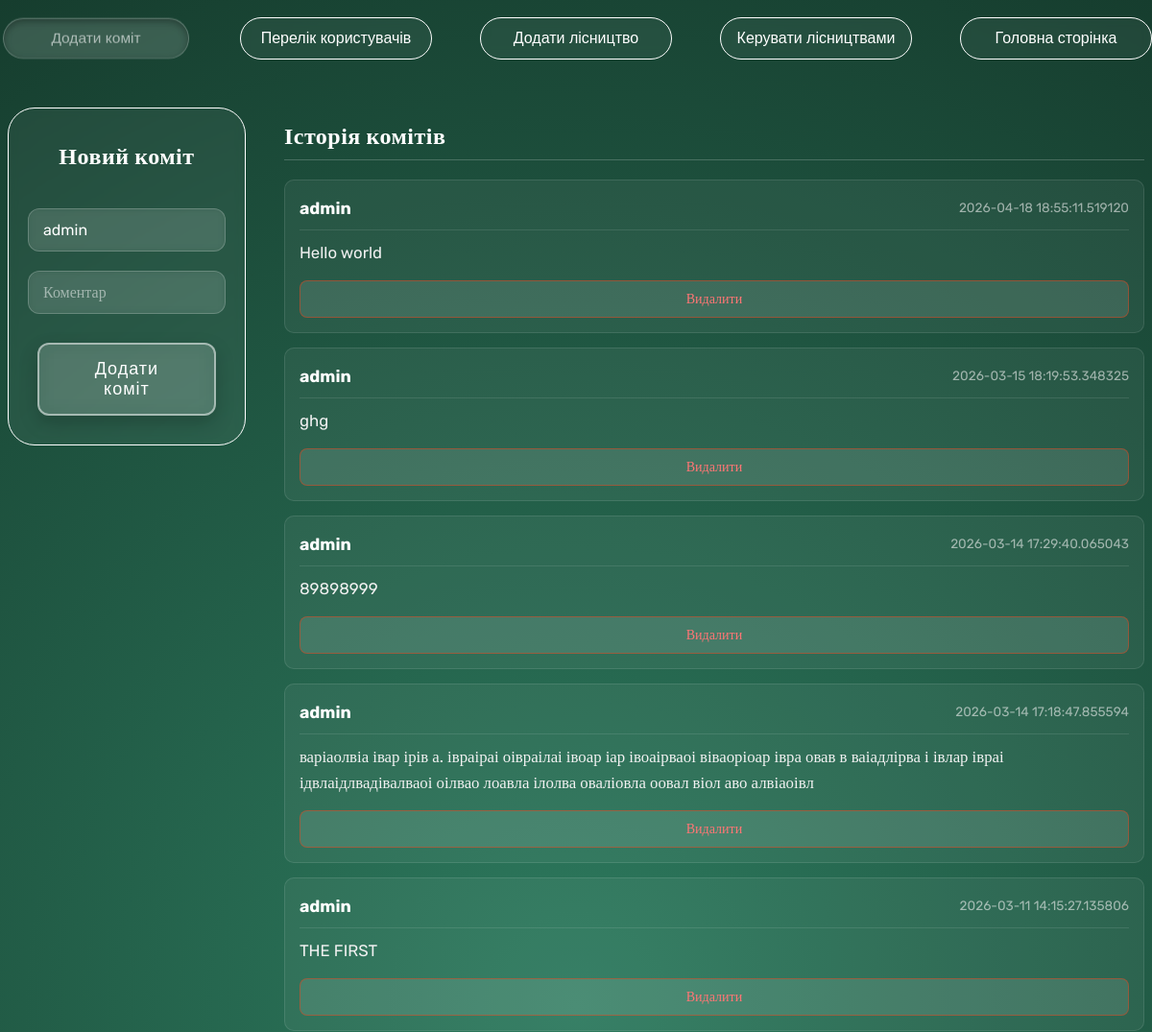
Page /comits (signed in, upper part) on the earlier database version.
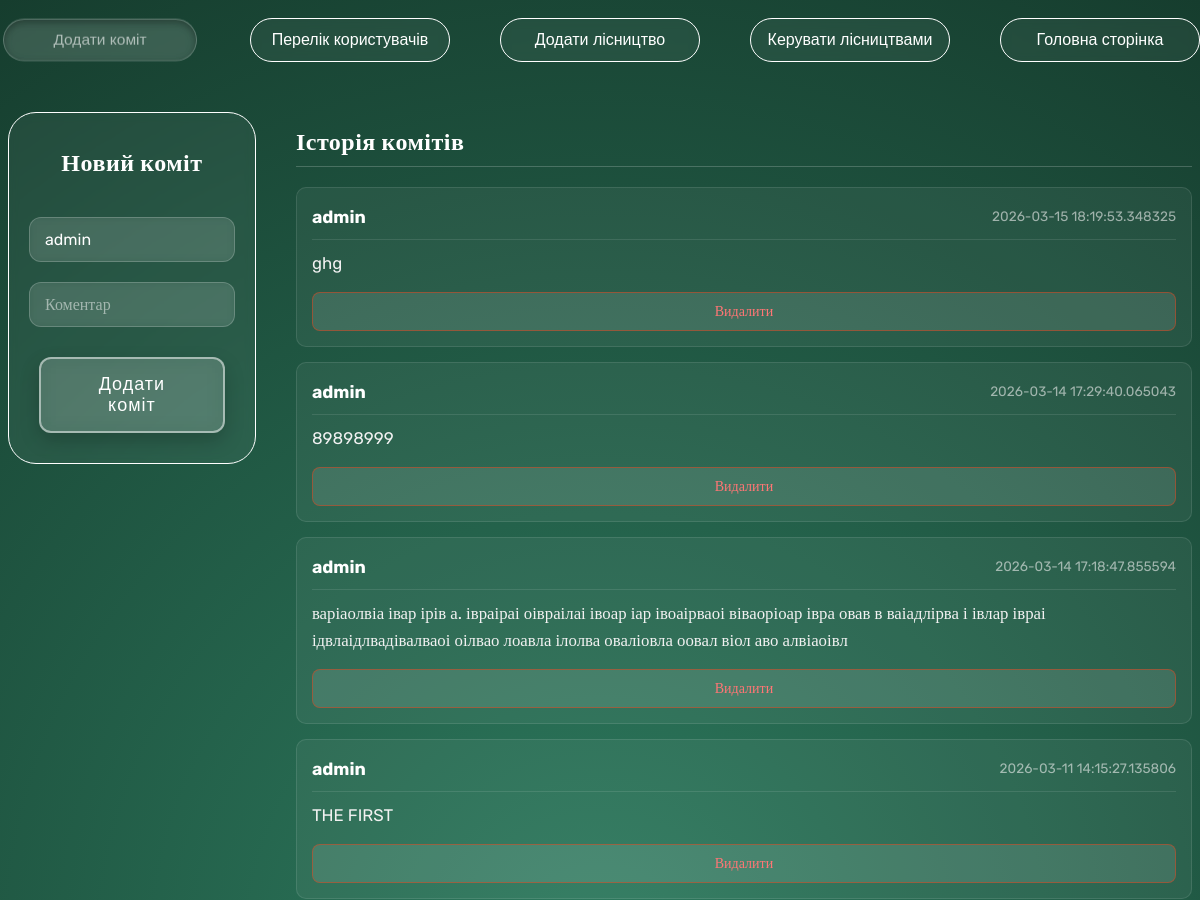
Same page on the later database version.
### DB.py (models this page shows)
class Comits(db.Model):
    id = db.Column(db.Integer, primary_key=True)
    username = db.Column(db.String(150), nullable=False)
    comment = db.Column(db.Text, nullable=False)
    date = db.Column(db.DateTime, nullable=False)

### app.py (the view, shortened to what this page needs)
@app.route('/comits', methods=['GET', 'POST'])
@login_required
@admin_required
def comits():
    all_comits = Comits.query.all()
    return render_template('comits.html', comits=all_comits)

### app.py (called while the page is built)
@login_manager.user_loader
def load_user(user_id):
    return User.query.get(int(user_id))

### templates/comits.html (shortened to what this page needs)
<!DOCTYPE html>
<html lang="en">
<head>
    <link rel="stylesheet" href="{{ url_for('static', filename='styles/admin-style.css') }}">
    <link rel="stylesheet" href="{{ url_for('static', filename='styles/btn-style.css') }}">
</head>
<body style="background: radial-gradient(circle at center, #2d7a5e 0%, #163d2e 100%);">
    <header>
        <a style="text-decoration: none;" href="{{ url_for('comits')}}"><button class="glass-button-white active">Додати коміт</button></a>
        <a style="text-decoration: none;" href="{{ url_for('all_users') }}"><button class="glass-button-white">Перелік користувачів</button></a>
        <a style="text-decoration: none;" href="{{ url_for('admin') }}"><button class="glass-button-white">Додати лісництво</button></a>
        <a style="text-decoration: none;" href="{{ url_for('change') }}"><button class="glass-button-white">Керувати лісництвами</button></a>
        <a style="text-decoration: none;" href="{{ url_for('main') }}"><button class="glass-button-white">Головна сторінка</button></a>
    </header>
    <div style="display: flex; justify-content: center; width: 100%; gap: 40px; padding: 0px;">
        <div class="input-box" style="height: 300px; padding-bottom: 30px; margin-top: 50px; position: sticky; top: 100px; min-width: 150px; width: 300px;">
            <h1 style="color: white; text-align: center; margin-bottom: 10px;">Новий коміт</h1>
            <form action="/comits" method="POST" style="display: flex; flex-direction: column; align-items: center; gap: 20px; margin-top: 20px;">
                <input type="text" name="username" class="input-box" placeholder="Username" value="{{ current_user.username }}" readonly>
                <input type="text" name="comment" class="input-box" placeholder="Коментар" required>
                <button type="submit" class="submit-btn" style="width: 90%; margin-top: 10px;">Додати коміт</button>
            </form>
        </div>
        <main style="margin-top: 50px; flex-grow: 1; max-width: 900px;">
            <h1 style="color: white; border-bottom: 1px solid rgba(255,255,255,0.2); padding-bottom: 10px; margin-bottom: 20px;">Історія комітів</h1>
            <div style="display: flex; flex-direction: column; gap: 15px;">
                {% for commit in comits|reverse %}
                <div class="text-light" style="background: rgba(255, 255, 255, 0.05); border: 1px solid rgba(255, 255, 255, 0.1); border-radius: 10px; padding: 15px;">
                    <div style="border-bottom: 1px solid rgba(255, 255, 255, 0.1); padding-bottom: 8px; margin-bottom: 10px; display: flex; justify-content: space-between; align-items: center;">
                        <strong>{{ commit.username }}</strong>
                        <span style="opacity: 0.6; font-size: 0.85em;">{{ commit.date }}</span>
                    </div>
                    <p style="margin: 0 0 15px 0; font-size: 1.05em; word-wrap: break-word;">{{ commit.comment }}</p>
                    <form action="/delete_commit/{{ commit.id }}" method="POST" style="margin: 0; text-align: right;">
                        <button type="submit" onclick="return confirm('Ви впевнені, що хочете видалити цей коміт?')" class="action-btn delete-btn">
                            Видалити
                        </button>
                    </form>
                </div>
                {% endfor %}
            </div>
        </main>
    </div>
</body>
</html>

Differences in the rows shown:
removed Comits: username "admin", date "2026-04-18 18:55:11.519120", comment "Hello world"
